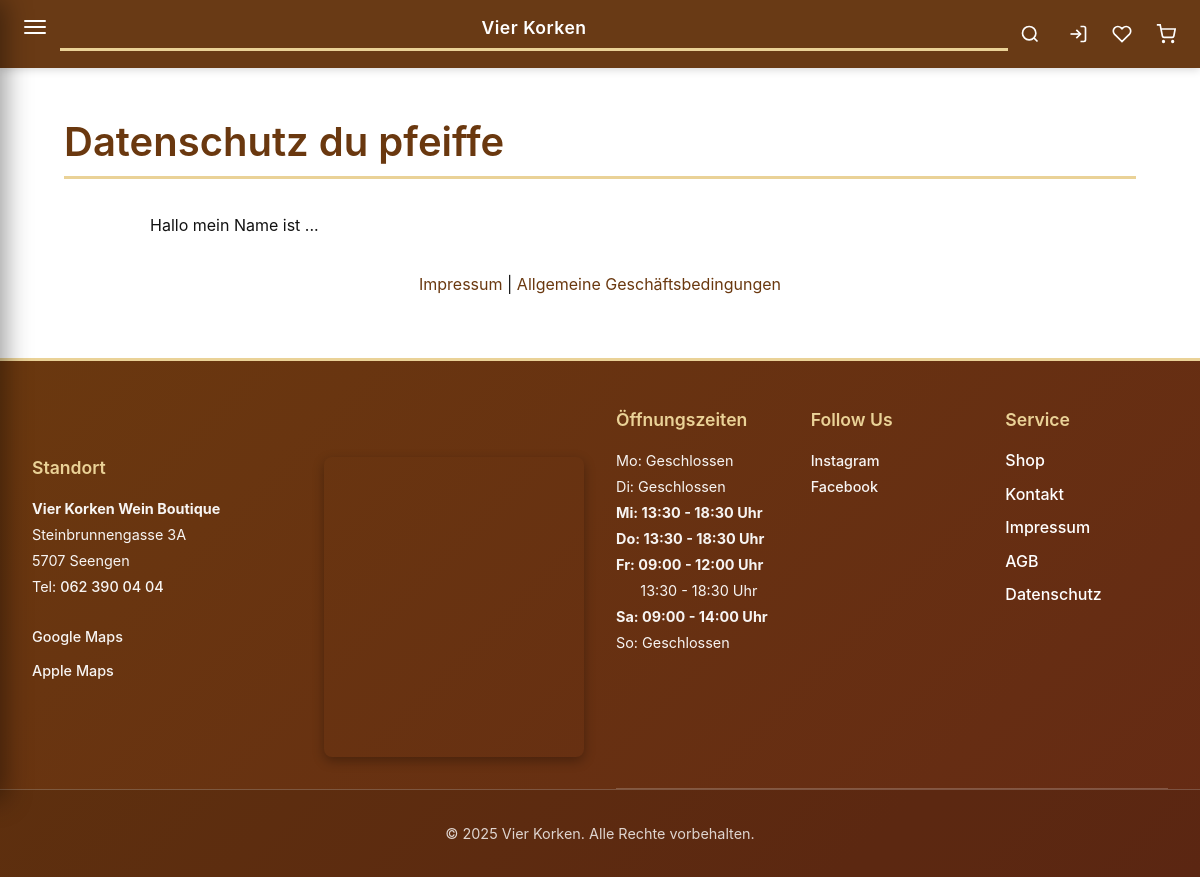
/?page=datenschutz, run on the app's committed database.
### tables this page shows
CREATE TABLE `theme_settings` (
  `id` int(11) NOT NULL,
  `setting_key` varchar(50) NOT NULL,
  `setting_value` text DEFAULT NULL,
  `setting_type` varchar(20) DEFAULT NULL,
  `label` varchar(100) DEFAULT NULL,
  `category` varchar(50) DEFAULT NULL,
  `created_at` timestamp NULL DEFAULT current_timestamp(),
  `updated_at` timestamp NULL DEFAULT current_timestamp() ON UPDATE current_timestamp()
);

CREATE TABLE `settings` (
  `id` int(11) NOT NULL,
  `key_name` varchar(100) NOT NULL,
  `value` longtext DEFAULT NULL,
  `type` varchar(20) DEFAULT NULL,
  `created_at` timestamp NULL DEFAULT current_timestamp(),
  `updated_at` timestamp NULL DEFAULT current_timestamp() ON UPDATE current_timestamp()
);

### includes/functions.php (called while the page is built, shortened)
<?php
function safe_output($text) {
    return htmlspecialchars($text, ENT_QUOTES, 'UTF-8');
}
function get_setting($key, $default = '') {
    global $db;
    $stmt = $db->prepare("SELECT value FROM settings WHERE key_name = ?");
    $stmt->bind_param("s", $key);
    $stmt->execute();
    $result = $stmt->get_result();
    if ($result && $row = $result->fetch_assoc()) {
        return $row['value'];
    }
    return $default;
}
function get_theme_color($key, $default = '') {
    global $db;
    $stmt = $db->prepare("SELECT setting_value FROM theme_settings WHERE setting_key = ?");
    $stmt->bind_param("s", $key);
    $stmt->execute();
    $result = $stmt->get_result();
    if ($result && $row = $result->fetch_assoc()) {
        return $row['setting_value'];
    }
    return $default;
}
?>

### pages/datenschutz.php (the view, shortened to what this page needs)
<?php
$datenschutz_title = get_setting('datenschutz_title', 'Datenschutzerklärung');
$datenschutz_content = get_setting('datenschutz_content', 'Hier kommt die Datenschutzerklärung hin...');
?>
<div class="datenschutz-page">
    <div class="container">
        <h1><?php echo safe_output($datenschutz_title); ?></h1>
        <div class="datenschutz-content">
            <div class="datenschutz-main-text">
                <?php echo $datenschutz_content; ?>
            </div>
        </div>
        <div class="datenschutz-footer">
            <p style="text-align: center; color: var(--text-light); margin-top: 2rem;">
                <a href="?page=impressum">Impressum</a> |
                <a href="?page=agb">Allgemeine Geschäftsbedingungen</a>
            </p>
        </div>
    </div>
</div>

### includes/header.php (shortened to what this page needs)
<?php
$is_admin = $_SESSION['is_admin'] ?? false;
$is_logged_in = isset($_SESSION['user_id']) && !$is_admin;
$logo_text = get_theme_color('logo_text', 'Vier Korken');
?>
<header class="header-unified">
    <div class="header-top">
        <button class="hamburger" id="hamburger-btn" aria-label="Menü">
            <span></span>
            <span></span>
            <span></span>
        </button>
        <a href="?page=home" class="logo-link">
            <h1><?php echo safe_output($logo_text); ?></h1>
        </a>
        <div class="header-icons">
            <button class="icon-btn search-toggle" id="search-toggle" aria-label="Suche">
                <svg width="20" height="20" viewBox="0 0 24 24" fill="none" stroke="currentColor" stroke-width="2">
                    <circle cx="11" cy="11" r="8"></circle>
                    <path d="m21 21-4.35-4.35"></path>
                </svg>
            </button>
            <?php if (!$is_admin && !$is_logged_in): ?>
                <a href="?modal=login" class="icon-btn" aria-label="Anmelden">
                    <svg width="20" height="20" viewBox="0 0 24 24" fill="none" stroke="currentColor" stroke-width="2">
                        <path d="M15 3h4a2 2 0 0 1 2 2v14a2 2 0 0 1-2 2h-4"></path>
                        <polyline points="10 17 15 12 10 7"></polyline>
                        <line x1="15" y1="12" x2="3" y2="12"></line>
                    </svg>
                </a>
            <?php endif; ?>
            <a href="?page=wishlist" class="icon-btn wishlist-icon" aria-label="Merkliste">
                <svg width="20" height="20" viewBox="0 0 24 24" fill="none" stroke="currentColor" stroke-width="2">
                    <path d="M20.84 4.61a5.5 5.5 0 0 0-7.78 0L12 5.67l-1.06-1.06a5.5 5.5 0 0 0-7.78 7.78l1.06 1.06L12 21.23l7.78-7.78 1.06-1.06a5.5 5.5 0 0 0 0-7.78z"></path>
                </svg>
            </a>
            <a href="?page=cart" class="icon-btn cart-icon" aria-label="Warenkorb">
                <svg width="20" height="20" viewBox="0 0 24 24" fill="none" stroke="currentColor" stroke-width="2">
                    <circle cx="9" cy="21" r="1"></circle>
                    <circle cx="20" cy="21" r="1"></circle>
                    <path d="M1 1h4l2.68 13.39a2 2 0 0 0 2 1.61h9.72a2 2 0 0 0 2-1.61L23 6H6"></path>
                </svg>
            </a>
        </div>
    </div>
</header>

### assets/css/main.css (style rules this page uses)
:root { --primary-color: #722c2c; --primary-dark: #561111; --accent-gold: #d4a574; --bg-light: #f9f6f3; --text-dark: #333333; --text-light: #666666; --border-color: #e0e0e0; --warning: #ff9800; --success: #4CAF50; --error: #ff6b6b; }
* { box-sizing: border-box; margin: 0; padding: 0; }
html { font-size: 16px; -webkit-font-smoothing: antialiased; -moz-osx-font-smoothing: grayscale; }
body { font-family: -apple-system, BlinkMacSystemFont, 'Segoe UI', Roboto, 'Helvetica Neue', Arial, sans-serif; line-height: 1.6; color: var(--text-dark); background: var(--bg-light); display: flex; flex-direction: column; min-height: 100vh; }
h1, h2, h3, h4, h5, h6 { font-weight: 600; line-height: 1.3; color: var(--primary-color); }
h1 { font-size: 2.5rem; border-bottom: 3px solid var(--accent-gold); padding-bottom: 0.5rem; margin-bottom: 1.5rem; }
p { margin: 0.8rem 0; }
a { text-decoration: none; color: var(--primary-color); transition: all 0.3s ease; }
.container { width: 100%; max-width: 1400px; margin: 0 auto; padding: 0 2rem; }

### assets/css/responsive.css (style rules this page uses)
button, .btn, a.btn { min-height: 44px; min-width: 44px; }
@media (min-width: 481px) { .container { padding: 0 1.5rem; } }
@media (min-width: 769px) { .container { padding: 0 2rem; max-width: 1200px; } }
@media (min-width: 1025px) { .container { max-width: 1400px; } }

### pages/datenschutz.php (style rules this page uses)
.datenschutz-page { background: white; padding: 3rem 0; }
.datenschutz-page h1 { margin-bottom: 2rem; }
.datenschutz-content { max-width: 900px; margin: 0 auto; }
.datenschutz-main-text { line-height: 1.8; color: var(--text-light); }

### data on the page
theme_settings: setting_value "Vier Korken"
settings: value "Datenschutz du pfeiffe"
settings: value "Hallo mein Name ist ..."
